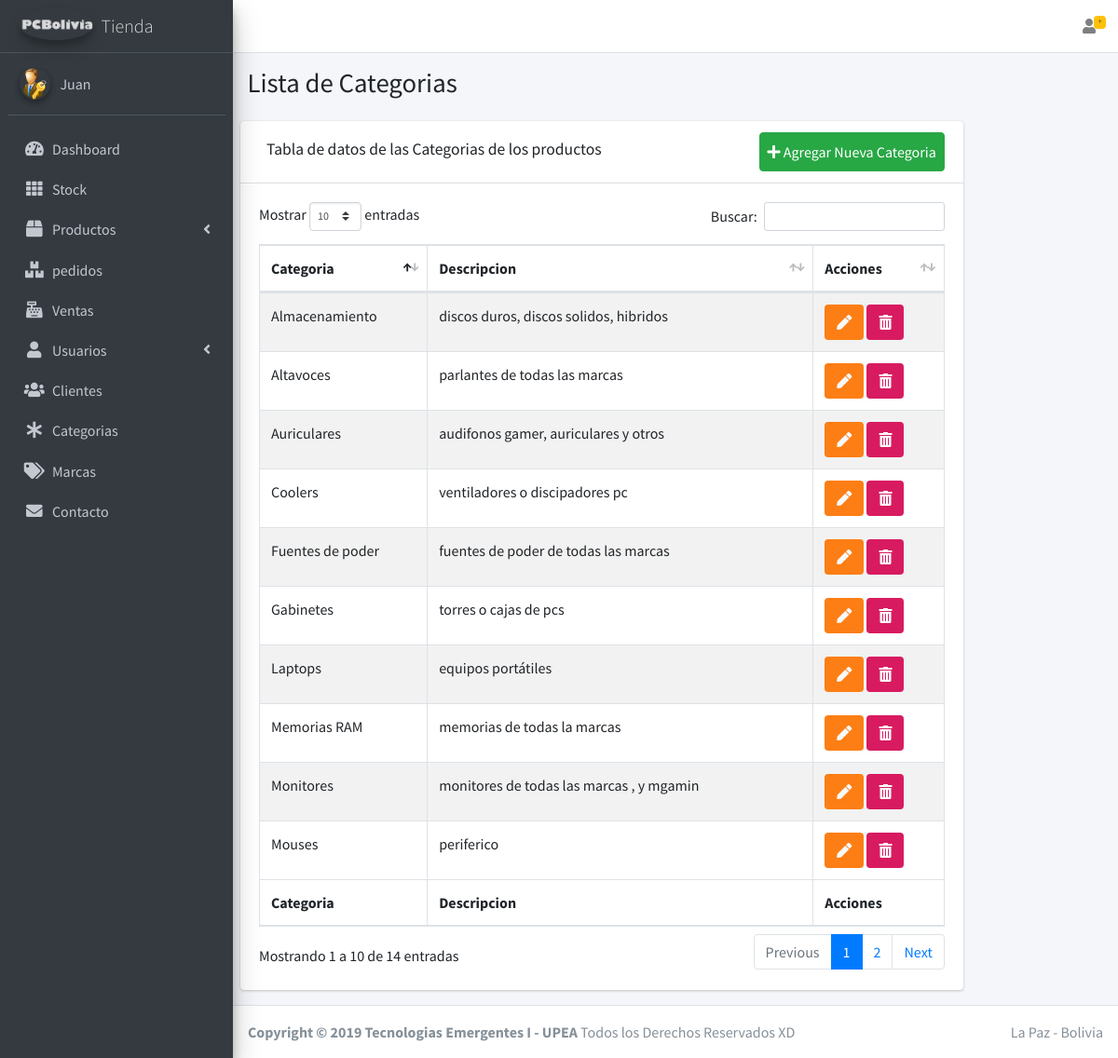
The page /admin/crud-categorias.php (signed in) on the database its author committed.
### tables this page shows
CREATE TABLE `categoria` (
  `id_categoria` int NOT NULL,
  `categoria` varchar(30) NOT NULL,
  `descripcion` varchar(200) NOT NULL
);

### admin/modelos/Categoria.php (called while the page is built, shortened)
<?php
class Categoria
{
    public function selectCategoria()
    {
        $con=new Conexion();
        $sql="SELECT * FROM categoria";
        $res=$con->query($sql);
        return $res;
    }
}
?>

### admin/crud-categorias.php (the view, shortened to what this page needs)
<?php
    require_once 'templates/header.php';
    require_once 'templates/barra.php';
    require_once 'templates/aside.php';
?>
<?php
    include 'modelos/Categoria.php';
    $categoria=Categoria::nungunDato();
    $res=$categoria->selectCategoria();
?>
<section class="content-header">
    <div class="container-fluid">
        <div class="row mb-2">
            <div class="col-sm-6">
                <h1>Lista de Categorias</h1>
            </div>
        </div>
    </div>
</section>
<section class="content">
    <div class="row">
        <div class="col-xl-10 col-sm-12">
            <div class="card ">
                <div class="card-header d-flex bd-highlight ">
                    <h3 class="card-title p-2 flex-grow-1 bd-highlight">Tabla de datos de las Categorias de los
                        productos</h3>
                    <button type="button" class="btn btn-success p-2 bd-highlight" data-toggle="modal"
                        data-target="#modal-agregar-categoria">
                        <i class="fas fa-plus"></i>
                        Agregar Nueva Categoria
                    </button>
                </div>
                <div class="card-body table-responsive ">
                    <table id="example1" class="table table-bordered table-striped  tabla-crud-categorias">
                        <thead>
                            <tr>
                                <th>Categoria</th>
                                <th>Descripcion</th>
                                <th>Acciones</th>
                            </tr>
                        </thead>
                        <tbody>
                            <?php
                    if ($res) {
                        while ($row = $res->fetch_assoc()) {
                    ?>
                            <tr>
                                <td><?php echo $row['categoria'] ;?></td>
                                <td><?php echo $row['descripcion'] ;?></td>
                                <td>
                                    <a href="#" class="btn bg-orange  btn-editar-categoria" data-toggle="modal"
                                        data-target="#modal-editar-categoria"
                                        data-id="<?php echo $row['id_categoria'] ;?>"
                                    >
                                        <i class="fas fa-pen text-light "></i>
                                    </a>
                                    <a href="#" data-id="<?php echo $row['id_categoria'] ;?>" data-tipo="categoria"
                                        class="btn bg-maroon borrar-registro">
                                        <i class=" fas fa-trash-alt"></i>
                                    </a>
                                </td>
                            </tr>
                            <?php
                        }
                    }
                    ?>
                        </tbody>
                        <tfoot>
                            <tr>
                                <th>Categoria</th>
                                <th>Descripcion</th>
                                <th>Acciones</th>
                            </tr>
                        </tfoot>
                    </table>
                </div>
            </div>
        </div>
    </div>
</section>
<?php
    require_once 'templates/footer.php';
?>

### rows shown on the page
categoria: categoria "Auriculares", descripcion "audifonos gamer, auriculares y otros"
categoria: categoria "Memorias RAM", descripcion "memorias de todas la marcas"
categoria: categoria "Monitores", descripcion "monitores de todas las marcas , y mgamin"
categoria: categoria "Gabinetes", descripcion "torres o cajas de pcs"
categoria: categoria "Almacenamiento", descripcion "discos duros, discos solidos, hibridos"
categoria: categoria "Fuentes de poder", descripcion "fuentes de poder de todas las marcas"
categoria: categoria "Mouses", descripcion "periferico"
categoria: categoria "Altavoces", descripcion "parlantes de todas las marcas"
categoria: categoria "Coolers", descripcion "ventiladores o discipadores pc"
categoria: categoria "Laptops", descripcion "equipos portátiles"

### other values the page prints
$_SESSION['nombre'] "Juan"
